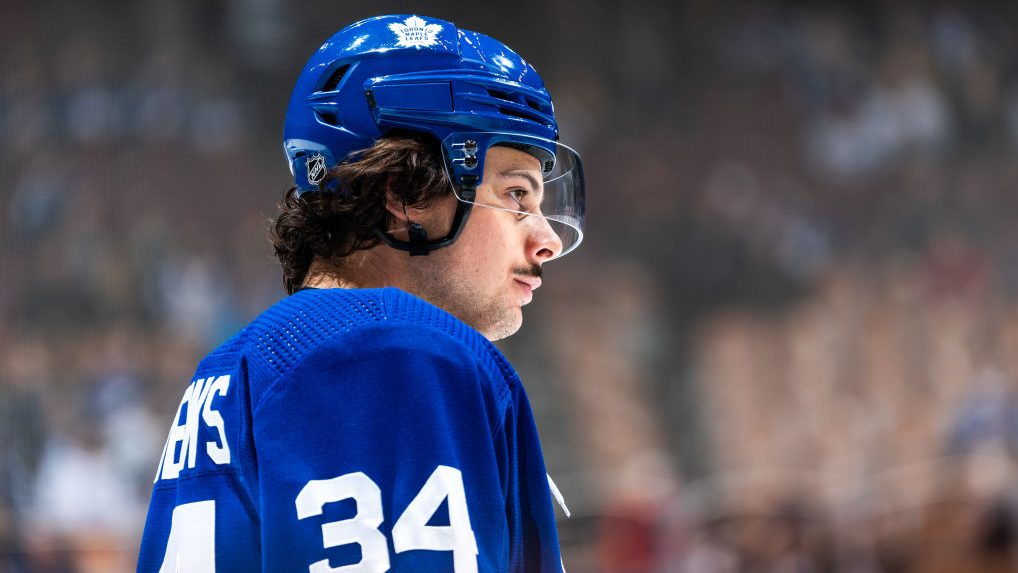
#> input picture test.jpg, 1018 x 573 px
$ python -i outline.py   (imports and definitions only)
#> lines starting #> are read from the running program, lines starting #| are printed output that depends on the picture; after the words box and inside, x2 and y2 are one past the last pixel; in counts of white or black regions, pixels touching at a corner belong together
import numpy as np
import cv2 as cv
from matplotlib import pyplot as plot
from PIL import Image, ImageOps

# This class will identify the major edges of the picture and isolate them
class Outline:
    def __init__(self, image):
        # Read the image that is passed to the class
#> called with image = 'test.jpg'
        self.img = cv.imread(image)
#> self.img is the input picture: shape (573, 1018, 3); mean B, G, R 103.1, 84.9, 85.2

        # Change the color space of the image from BGR to grayspace (black and white)
        self.gray = cv.cvtColor(self.img, cv.COLOR_BGR2GRAY)
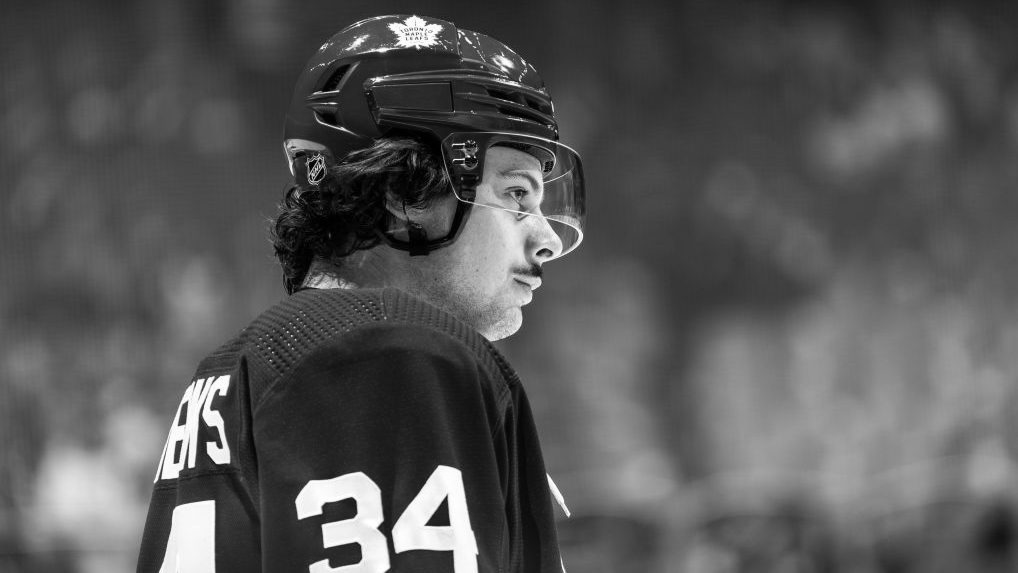
#> self.gray: shape (573, 1018); min 0, max 255, mean 87.1

        # Returns a new shape for the image in the form of a matrix
        # (2,2) represents the shape matrix. It is a 2 x 2 matrix of the form:
        # [[1 1]
        #  [1 1]]
        # Increasing these values prints the edges darker, while decreasing makes them lighter. (2,2) shows the most realistic darkness
        self.kernel = np.ones((2,2), np.uint8)

    def outline(self):
        # Using the Canny Edge Detection algorithm to detect the major edges of the photo, creating the outline.
        # First, use the Canny function to generate the outline.
        # Self.gray passes the grayscale image. 200 and 300 represent the min and max values respectively.
        # These values are used to determine whether something is an edge by using its intensity gradient.
        # If the intensity gradient is below the min, it is for sure not an edge and is discarded.
        # If the intensity gradient is above the max, it is for sure an edge and is kept.
        # If the intensity gradient is between the max and min, it is checked against connected edges. If it is connected to edges that are for sure edges
        # (above max), it is considered an edge. If not, it is not considered an edge.
        outline = cv.Canny(self.gray, 200, 300)
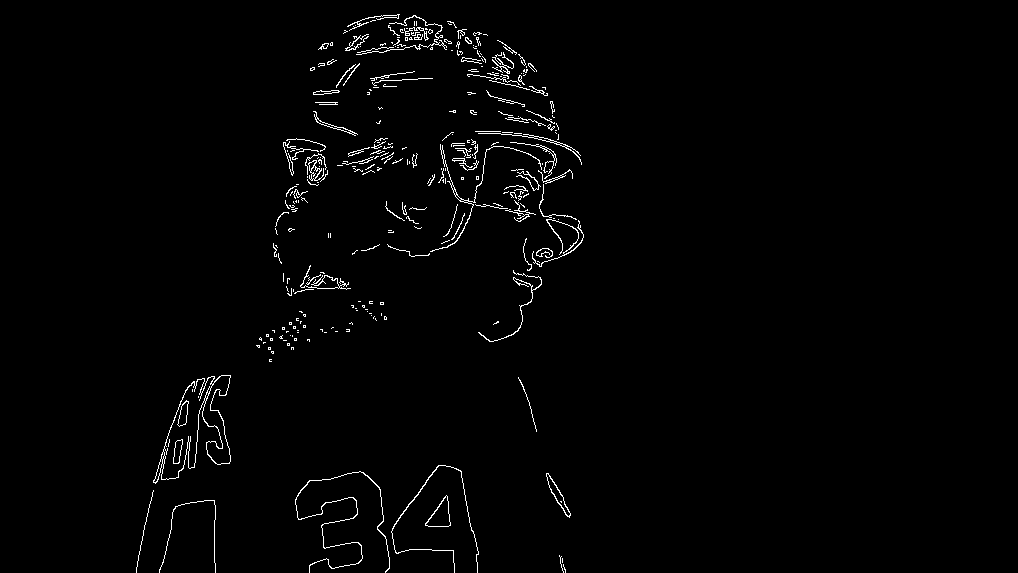
#> outline: shape (573, 1018); 1.5% white in thin lines or dots, all inside (x1, y1, x2, y2) = (136, 14, 584, 573)

        # Smooth the image using a Gaussian filter.
        # First argument is passing the current image outline
        # Then pass the kernel width and kernel height. This determines how smooth the edges should become
        # 0 represents the standard deviation in the x and y directions. Since set to 0, sigma is determined from the kernel size
        blur = cv.GaussianBlur(outline, (3,3), 0)

        # The dilate function allows us to dilate the edges of the image, increasing its area and accentuating the features.
        # Since the work above has inverted the image colors, the edges are currently white on a black background. Dillation will allow the accentuation of this image.
        # Dilation works by convolving a kernel around an anchor point on the image. The maximum pixel value is then computed.
        # This increases the area of brighter regions, thus dillating the edges onto the background.
        # The image being dilated is the current outline image. The kernel being used is the 2x2 matrix declared above. Dillation occurs once.
        dilate = cv.dilate(outline, self.kernel, iterations=1)
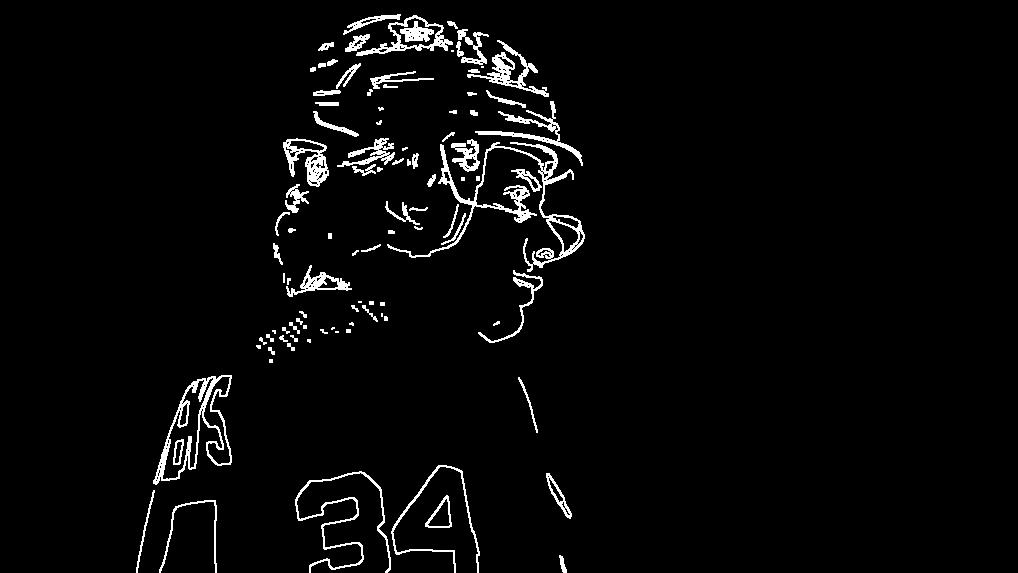
#> dilate: shape (573, 1018); 3.2% white; 99 white regions (17 under 20 px), largest, box (x1, y1, x2, y2) and area: (387, 142, 585, 272) 2950, (153, 375, 232, 485) 1797, (295, 471, 391, 573) 1105

        # The whole process done above creates the outline of the image, but inverted. It is currently a white outline on a black background.
        # This operation re-inverses the image, to now display the outline as black edges on a white background
        gray_image = 255 - dilate

        # To see the image outline after the above functions have been performed, see the file "edges.png" in the project directory
        cv.imwrite("edges.png", gray_image)
        return gray_image

>>> result = Outline('test.jpg').outline()
